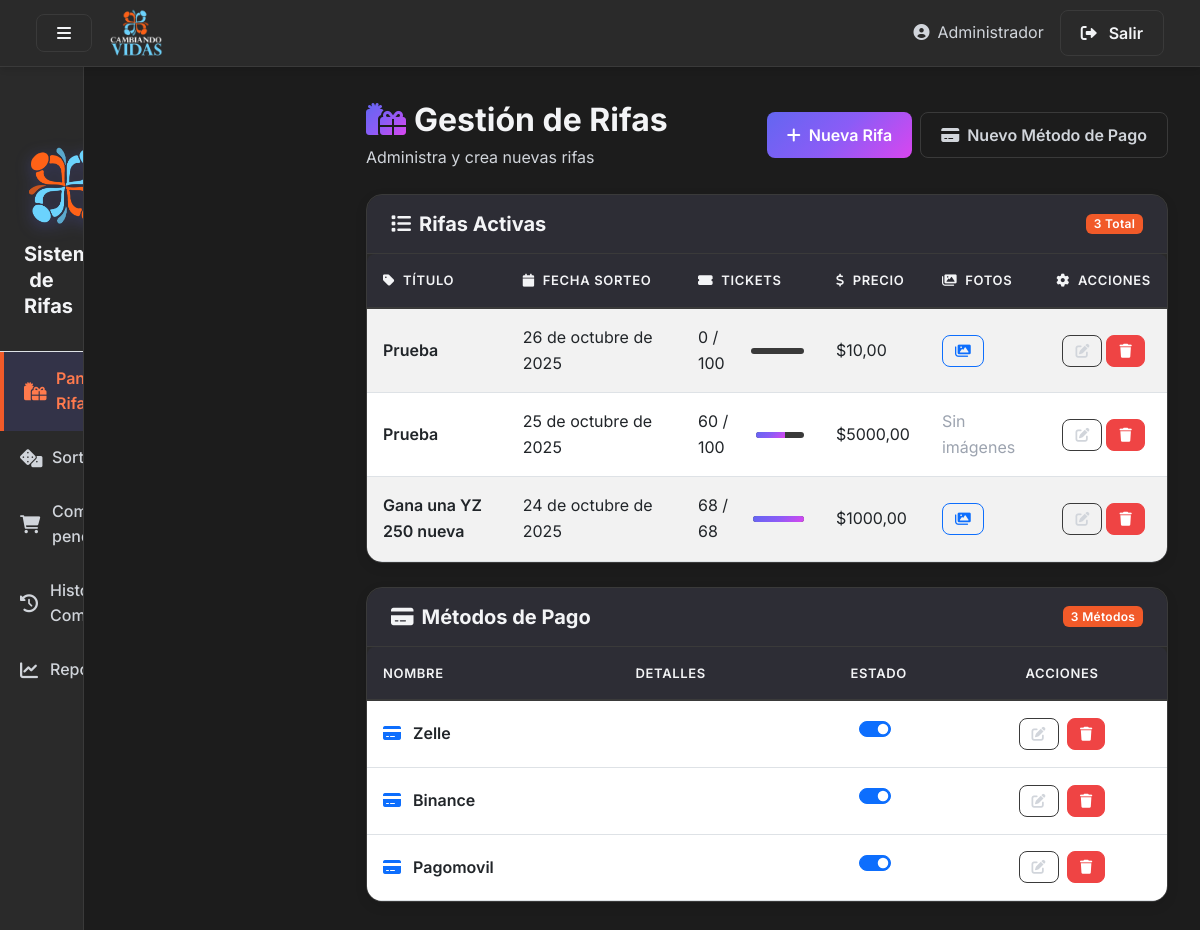
The page /app2/control/ (signed in) on the database its author committed.
### app1/models.py (models this page shows, shortened)
class Rifa(models.Model):
    titulo = models.CharField(max_length=200)
    descripcion = models.TextField(blank=True)
    fecha_sorteo = models.DateField()
    total_tickets = models.PositiveIntegerField(default=100)
    precio = models.DecimalField(max_digits=10, decimal_places=2, default=0)
    winner_ticket = models.ForeignKey('Ticket', null=True, blank=True, on_delete=models.SET_NULL, related_name='won_rifa')
    class Meta:
        ordering = ['-fecha_sorteo', 'titulo']
    @property
    def tickets_sold(self):
        return self.tickets.count()

class PaymentMethod(models.Model):
    nombre = models.CharField(max_length=200)
    detalles = models.TextField(blank=True, help_text='Instrucciones o datos para el pago, p.ej. número de cuenta, titular, nota')
    activo = models.BooleanField(default=True)
    creado_en = models.DateTimeField(auto_now_add=True)
    class Meta:
        ordering = ['-creado_en', 'nombre']

### app2/views.py (the view, shortened to what this page needs)
# urls.py: path('control/', views.control, name='control'),
def control(request):
    user_id = request.session.get('user_admin_id')
    if not user_id:
        messages.error(request, 'Debe iniciar sesión primero')
        return redirect('login')
    try:
        user = User_admin.objects.get(id=user_id)
    except User_admin.DoesNotExist:
        messages.error(request, 'Usuario no encontrado')
        return redirect('login')
    rifas = crud_rifas.obtener_rifas()
    app_methods = app1_crud.obtener_todos_metodos()
    rifas_list = []
    for r in rifas:
        images = []
        try:
            for img in r.images.all():
                try:
                    images.append(img.image.url)
                except Exception:
                    continue
        except Exception:
            images = []
        rifas_list.append({
            'id': r.id,
            'titulo': r.titulo,
            'descripcion': r.descripcion,
            'fecha_sorteo': r.fecha_sorteo.isoformat() if getattr(r, 'fecha_sorteo', None) else None,
            'total_tickets': r.total_tickets,
            'precio': float(r.precio) if getattr(r, 'precio', None) is not None else 0,
            'images': images,
            'tickets_sold': getattr(r, 'tickets', None) and r.tickets.count() or 0,
        })
    rifas_json = json.dumps(rifas_list, cls=DjangoJSONEncoder)
    context = {
        'rifas': rifas,
        'app_methods': app_methods,
        'rifas_json': rifas_json,
    }
    return render(request, 'control.html', context)

### app1/crud.py (called while the page is built)
def obtener_todos_metodos():
    return PaymentMethod.objects.all().prefetch_related('fields').order_by('-creado_en')

### app2/crud.py (called while the page is built)
def obtener_rifas():
    return Rifa.objects.all().prefetch_related('images')

### app2/templates/control.html (shortened to what this page needs)
{% load static %}
<!DOCTYPE html>
<html lang="es">
<head>
    <link href="https://cdn.jsdelivr.net/npm/bootstrap@5.3.0/dist/css/bootstrap.min.css" rel="stylesheet">
    <link rel="stylesheet" href="https://cdnjs.cloudflare.com/ajax/libs/font-awesome/6.0.0/css/all.min.css">
    <link rel="stylesheet" href="{% static 'css/paneles-style.css' %}">
</head>
<body>
    <nav class="navbar navbar-expand-lg navbar-dark">
      <div class="container-fluid">
        <button class="btn btn-outline-light me-3" id="sidebarToggle">
          <i class="fas fa-bars"></i>
        </button>
        <img src="{% static 'images/cambiando-vidas.png' %}" alt="Logo" height="50" class="me-2">
        <div class="ms-auto d-flex align-items-center">
          <span class="text-secondary me-3 d-none d-md-inline">
            <i class="fas fa-user-circle me-2"></i>Administrador
          </span>
          <a href="{% url 'login' %}" class="btn btn-outline-light">
            <i class="fas fa-sign-out-alt"></i>
            <span class="d-none d-md-inline ms-1">Salir</span>
          </a>
        </div>
      </div>
    </nav>
  <div class="d-flex" id="wrapper" style="min-height: 100vh;">
      <div id="sidebar-wrapper">
        <div class="sidebar-heading border-bottom">
          <img src="{% static 'images/logo-img.png' %}" alt="Logo" width="80" class="mb-2">
          <h5>Sistema de Rifas</h5>
        </div>
        <div class="list-group list-group-flush">
          <a href="{% url 'control' %}" class="list-group-item active">
            <i class="fas fa-gifts"></i>
            <span>Panel Rifas</span>
          </a>
          <a href="{% url 'sorteos' %}" class="list-group-item">
            <i class="fas fa-dice fa-fw"></i>
            <span>Sorteos</span>
          </a>
          <a href="{% url 'compras' %}" class="list-group-item ">
            <i class="fas fa-shopping-cart"></i>
            <span>Compras pendientes</span>
          </a>
          <a href="{% url 'historial_compras' %}" class="list-group-item">
            <i class="fas fa-history"></i>
            <span>Historial Compras</span>
          </a>
          <a href="{% url 'reportes' %}" class="list-group-item">
            <i class="fas fa-chart-line"></i>
            <span>Reportes</span>
          </a>
        </div>
      </div>
      <div class="flex-grow-1" id="page-content-wrapper">
        <div class="d-flex justify-content-between align-items-center mb-4">
            <div>
                <h2 class="mb-1">
                    <i class="fas fa-gifts me-2 text-gradient"></i>Gestión de Rifas
                </h2>
                <p class="text-secondary mb-0">Administra y crea nuevas rifas</p>
            </div>
            <div class="d-flex gap-2">
              <button class="btn btn-primary" data-bs-toggle="modal" data-bs-target="#createRifaModal">
                <i class="fas fa-plus"></i> Nueva Rifa
              </button>
              <button class="btn btn-outline-secondary" data-bs-toggle="modal" data-bs-target="#createPaymentModal">
                <i class="fas fa-credit-card"></i> Nuevo Método de Pago
              </button>
            </div>
        </div>
        <div class="card mb-4">
            <div class="card-header d-flex justify-content-between align-items-center">
                <h5 class="mb-0">
                    <i class="fas fa-list me-2"></i>Rifas Activas
                </h5>
                <span class="badge bg-primary">{{ rifas|length }} Total</span>
            </div>
            <div class="card-body p-0">
                <div class="table-responsive">
                    <table class="table table-hover table-striped mb-0">
                        <thead>
                            <tr>
                                <th><i class="fas fa-tag me-2"></i>Título</th>
                                <th><i class="fas fa-calendar me-2"></i>Fecha Sorteo</th>
                                <th><i class="fas fa-ticket-alt me-2"></i>Tickets</th>
                                <th><i class="fas fa-dollar-sign me-2"></i>Precio</th>
                                <th><i class="fas fa-images me-2"></i>Fotos</th>
                                <th class="text-center"><i class="fas fa-cog me-2"></i>Acciones</th>
                            </tr>
                        </thead>
                        <tbody>
                            {% for rifa in rifas %}
                            <tr>
                                <td class="fw-semibold">{{ rifa.titulo }}</td>
                                <td>{{ rifa.fecha_sorteo }}</td>
                                <td>
                                    <div class="d-flex align-items-center gap-2">
                                        <span>{{ rifa.tickets_sold }} / {{ rifa.total_tickets }}</span>
                                        <div class="progress" style="width: 60px; height: 6px;">
                      {% widthratio rifa.tickets_sold rifa.total_tickets 100 as fill_width %}
                      <div class="progress-bar bg-gradient-primary" data-progress="{{ fill_width }}"></div>
                                        </div>
                                    </div>
                                </td>
                <td>
                  ${{ rifa.precio|default:0|floatformat:2 }}
                </td>
                <td>
                  {% if rifa.images.all %}
                    <button type="button" class="btn btn-sm btn-outline-primary view-photos-btn" data-id="{{ rifa.id }}" title="Ver fotos">
                    <i class="fas fa-images"></i>
                    </button>
                  {% else %}
                    <span class="text-muted">Sin imágenes</span>
                  {% endif %}
                </td>
                                <td class="text-center">
                  <div class="d-flex justify-content-center gap-1">
                    <button type="button" class="btn btn-sm btn-outline-secondary edit-rifa-btn" data-id="{{ rifa.id }}" data-titulo="{{ rifa.titulo|escapejs }}" data-fecha="{{ rifa.fecha_sorteo }}" data-total="{{ rifa.total_tickets }}" data-desc="{{ rifa.descripcion|escapejs }}" data-precio="{{ rifa.precio|default:0 }}" data-bs-toggle="modal" data-bs-target="#editRifaModal">
                      <i class="fas fa-edit"></i>
                    </button>
                    <form method="post" style="display:inline;">
                      <button type="submit" class="btn btn-danger btn-sm" title="Eliminar">
                        <i class="fas fa-trash"></i>
                      </button>
                    </form>
                  </div>
                                </td>
                            </tr>
                            {% endfor %}
                        </tbody>
                    </table>
                </div>
            </div>
        </div>
        <div class="card">
          <div class="card-header d-flex justify-content-between align-items-center">
            <h5 class="mb-0">
                <i class="fas fa-credit-card me-2"></i>Métodos de Pago
            </h5>
            <span class="badge bg-primary">{{ app_methods|length }} Métodos</span>
          </div>
          <div class="card-body p-0">
            <div class="table-responsive">
                <table class="table table-hover mb-0">
                  <thead>
                    <tr>
                      <th>Nombre</th>
                      <th>Detalles</th>
                      <th class="text-center">Estado</th>
                      <th class="text-center">Acciones</th>
                    </tr>
                  </thead>
                  <tbody>
                  {% for metodo in app_methods %}
                    <tr>
                      <td class="fw-semibold">
                        <i class="fas fa-credit-card me-2 text-primary"></i>
                        {{ metodo.nombre }}
                      </td>
                      <td style="max-width:400px;">
                      </td>
                      <td class="text-center">
                        <form method="post" class="d-inline toggle-active-form" id="toggle-form-{{ metodo.id }}">
                          <div class="form-check form-switch d-inline-block">
                            <input class="form-check-input toggle-active-input" type="checkbox"
                                   id="toggleActive{{ metodo.id }}" {% if metodo.activo %}checked{% endif %}>
                          </div>
                        </form>
                      </td>
                      <td class="text-center">
                        <button type="button" class="btn btn-sm btn-outline-secondary edit-method-btn me-1"
                                data-id="{{ metodo.id }}"
                                data-name="{{ metodo.nombre|escapejs }}"
                                data-fields='[{% for f in metodo.fields.all %}{"field_name":"{{ f.field_name|escapejs }}","field_value":"{{ f.field_value|escapejs }}"}{% if not forloop.last %},{% endif %}{% endfor %}]'
                                data-bs-toggle="modal"
                                data-bs-target="#editPaymentModal">
                            <i class="fas fa-edit"></i>
                        </button>
                        <form method="post" class="d-inline">
                          <button type="submit" class="btn btn-sm btn-danger">
                            <i class="fas fa-trash"></i>
                          </button>
                        </form>
                      </td>
                    </tr>
                  {% endfor %}
                  </tbody>
                </table>
            </div>
          </div>
        </div>
      </div>
    </div>
    <div aria-live="polite" aria-atomic="true" class="position-fixed top-0 end-0 p-3" style="z-index: 3000;">
    </div>
</body>
</html>

### rows shown on the page
Rifa: titulo "Prueba", fecha_sorteo "26 de octubre de 2025", tickets_sold "0", total_tickets "100", precio "10,00"
Rifa: titulo "Prueba", fecha_sorteo "25 de octubre de 2025", tickets_sold "60", total_tickets "100", precio "5000,00", shows "Sin imágenes"
Rifa: titulo "Gana una YZ 250 nueva", fecha_sorteo "24 de octubre de 2025", tickets_sold "68", total_tickets "68", precio "1000,00"
PaymentMethod: nombre "Zelle", activo "☑"
PaymentMethod: nombre "Binance", activo "☑"
PaymentMethod: nombre "Pagomovil", activo "☑"

### other values the page prints
{{ rifas|length }} "3"
{{ app_methods|length }} "3"
